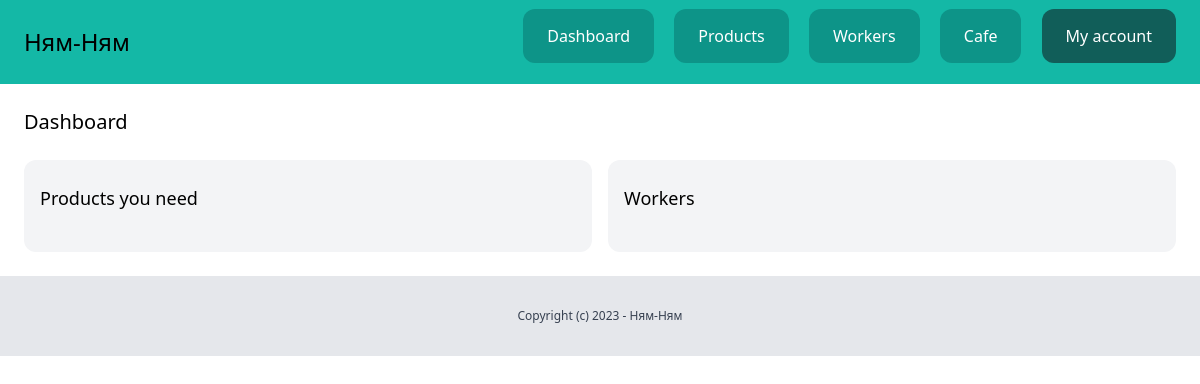
/dashboard/ (signed in), run on an earlier commit of the app's database.
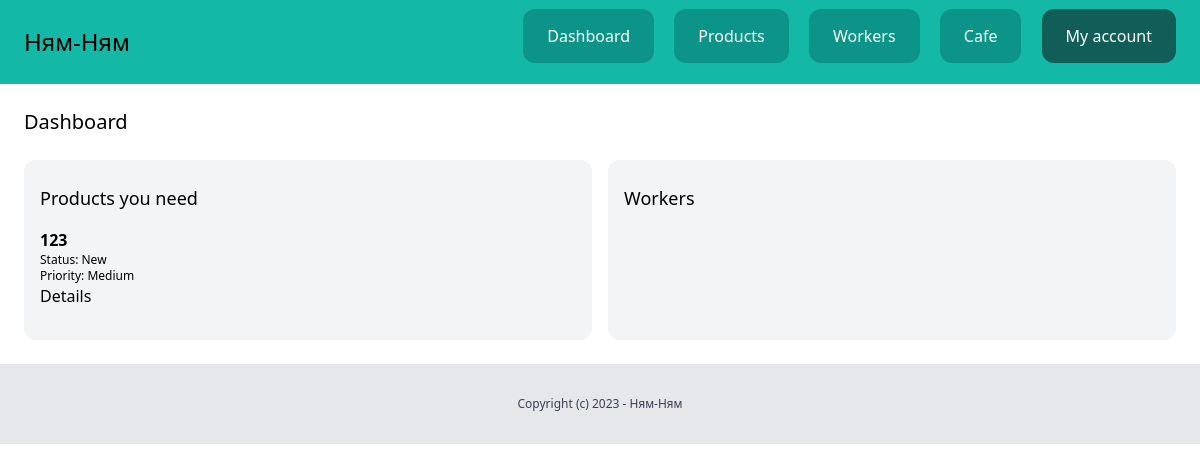
And on a later commit of the database.
### lead/models.py (models this page shows, shortened)
class Lead(models.Model):
    LOW = 'low'
    MEDIUM = 'medium'
    HIGH = 'high'
    CHOICES_PRIORITY = (
        (LOW, 'Low'),
        (MEDIUM, 'Medium'),
        (HIGH, 'High'),
    )
    NEW = 'new'
    CONTACTED = 'contacted'
    WON = 'won'
    LOST = 'lost'
    CHOICES_STATUS = (
        (NEW, 'New'),
        (CONTACTED, 'Contacted'),
        (WON, 'Won'),
        (LOST, 'Lost'),
    )
    team = models.ForeignKey(Team, related_name='leads', on_delete=models.CASCADE)
    name = models.CharField(max_length=255)
    email = models.EmailField()
    description = models.TextField(blank=True, null=True)
    priority = models.CharField(max_length=10, choices=CHOICES_PRIORITY, default=MEDIUM)
    status = models.CharField(max_length=10, choices=CHOICES_STATUS, default=NEW)
    converted_to_client = models.BooleanField(default=False)
    created_by = models.ForeignKey(User, related_name='leads', on_delete=models.CASCADE)
    created_at = models.DateTimeField(auto_now_add=True)
    modified_at = models.DateTimeField(auto_now=True)
    class Meta:
        ordering = ('name',)

### dashboard/views.py (the view)
# urls.py: path('', views.dashboard, name='index'),
@login_required
def dashboard(request):
    team = request.user.userprofile.get_active_team()
    leads = Lead.objects.filter(team=team, converted_to_client=False).order_by('-created_at')[0:5]
    clients = Client.objects.filter(team=team).order_by('-created_at')[0:5]
    return render(request, 'dashboard/dashboard.html', {
        'leads': leads,
        'clients': clients,
    })

### team/context_processors.py (called while the page is built)
def active_team(request):
    if request.user.is_authenticated:
        active_team = request.user.userprofile.get_active_team()
        if not active_team:
            active_team = Team.objects.filter(created_by=request.user)[0]
    else:
        active_team = None
    return {'active_team': active_team}

### userprofile/models.py (called while the page is built)
    def get_active_team(self):
        if self.active_team:
            return self.active_team
        else:
            return Team.objects.filter(members__in=[self.user.id]).first()

### dashboard/templates/dashboard/dashboard.html (shortened to what this page needs)
{% extends 'core/base.html' %}
{% block content %}
<div class="py-6 px-6">
    <h1 class="mb-6 text-xl">Dashboard</h1>
    <div class="flex space-x-4">
        <div class="w-1/2 px-4 py-6 bg-gray-100 rounded-xl leads">
            <h2 class="mb-4 text-lg">Products you need</h2>
            {% for lead in leads %}
                <div class="mb-2 lead">
                    <h3 class="font-semibold">{{ lead.name }}</h3>
                    <p class="text-xs">Status: {{ lead.get_status_display }}</p>
                    <p class="text-xs">Priority: {{ lead.get_priority_display }}</p>
                    <a href="{% url 'leads:detail' lead.pk %}">Details</a>
                </div>
            {% endfor %}
        </div>
        <div class="w-1/2 px-4 py-6 bg-gray-100 rounded-xl clients">
            <h2 class="mb-4 text-lg">Workers</h2>
        </div>
    </div>
</div>
{% endblock %}

What changed in the data, as far as the page shows it:
added Lead: name "123", status "New", priority "Medium"
